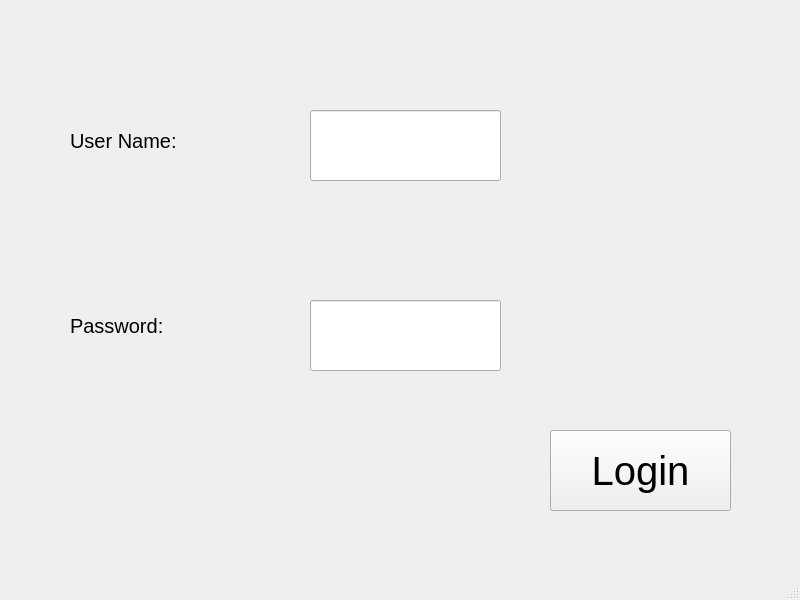
<?xml version="1.0" encoding="UTF-8"?>
<ui version="4.0">
 <class>login</class>
 <widget class="QMainWindow" name="login">
  <property name="geometry">
   <rect>
    <x>0</x>
    <y>0</y>
    <width>800</width>
    <height>600</height>
   </rect>
  </property>
  <property name="windowTitle">
   <string>MainWindow</string>
  </property>
  <widget class="QWidget" name="centralwidget">
   <widget class="QLabel" name="Login_UserName_Label">
    <property name="geometry">
     <rect>
      <x>70</x>
      <y>110</y>
      <width>181</width>
      <height>61</height>
     </rect>
    </property>
    <property name="font">
     <font>
      <pointsize>15</pointsize>
     </font>
    </property>
    <property name="text">
     <string>User Name:</string>
    </property>
   </widget>
   <widget class="QLabel" name="Login_Password_Lebel">
    <property name="geometry">
     <rect>
      <x>70</x>
      <y>300</y>
      <width>151</width>
      <height>51</height>
     </rect>
    </property>
    <property name="font">
     <font>
      <pointsize>15</pointsize>
     </font>
    </property>
    <property name="text">
     <string>Password: </string>
    </property>
   </widget>
   <widget class="QPushButton" name="Login_PushButton">
    <property name="geometry">
     <rect>
      <x>550</x>
      <y>430</y>
      <width>181</width>
      <height>81</height>
     </rect>
    </property>
    <property name="font">
     <font>
      <pointsize>30</pointsize>
     </font>
    </property>
    <property name="text">
     <string>Login</string>
    </property>
   </widget>
   <widget class="QLineEdit" name="lineEdit_login_UserName">
    <property name="geometry">
     <rect>
      <x>310</x>
      <y>110</y>
      <width>191</width>
      <height>71</height>
     </rect>
    </property>
   </widget>
   <widget class="QLineEdit" name="lineEdit_Login_Password">
    <property name="geometry">
     <rect>
      <x>310</x>
      <y>300</y>
      <width>191</width>
      <height>71</height>
     </rect>
    </property>
   </widget>
  </widget>
  <widget class="QMenuBar" name="menubar">
   <property name="geometry">
    <rect>
     <x>0</x>
     <y>0</y>
     <width>800</width>
     <height>26</height>
    </rect>
   </property>
  </widget>
  <widget class="QStatusBar" name="statusbar"/>
 </widget>
 <resources/>
 <connections/>
</ui>
